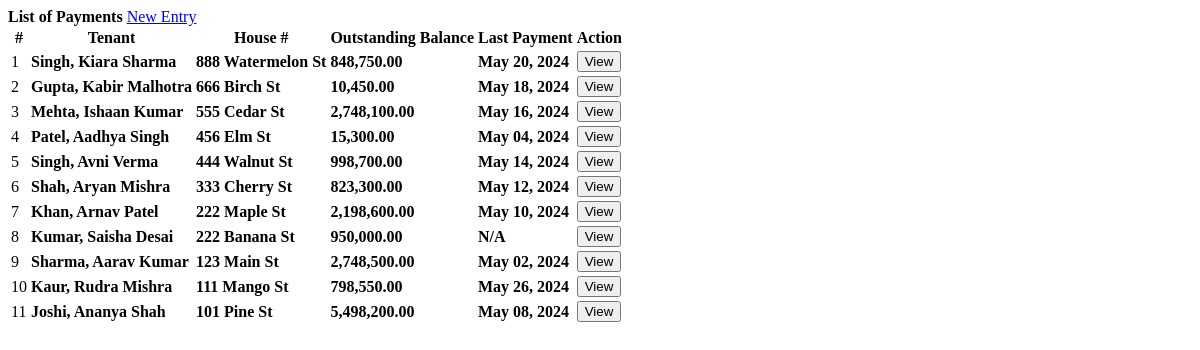
The page /payments.php on the database as committed earlier.
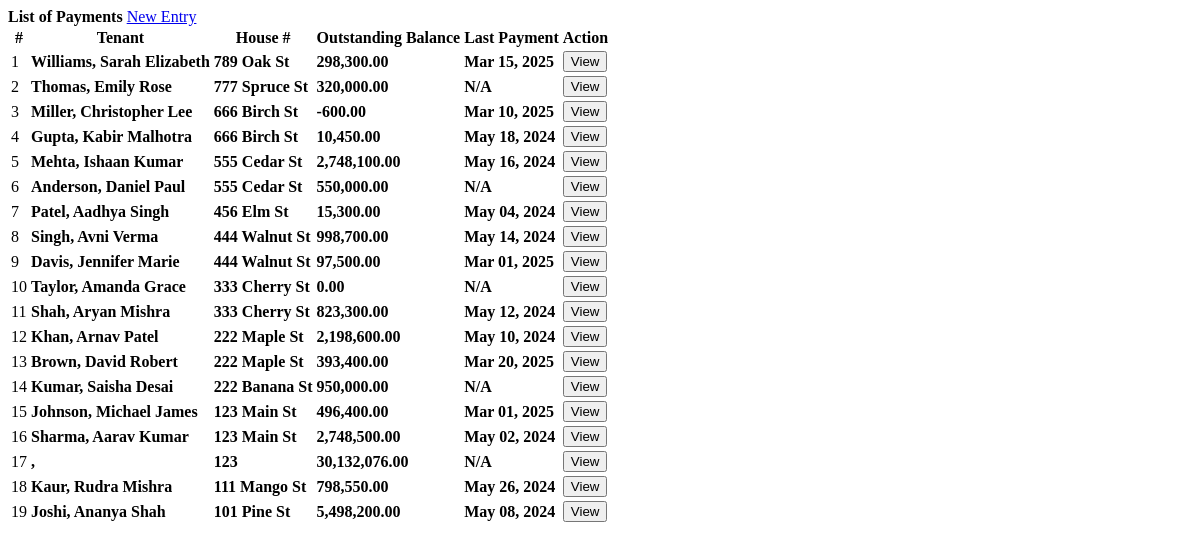
The same page on the database as committed later.
### tables this page shows
CREATE TABLE `tenants` (
  `id` int(30) NOT NULL,
  `firstname` varchar(100) NOT NULL,
  `middlename` varchar(100) NOT NULL,
  `lastname` varchar(100) NOT NULL,
  `email` varchar(100) NOT NULL,
  `contact` varchar(50) NOT NULL,
  `house_id` int(30) NOT NULL,
  `status` tinyint(1) NOT NULL DEFAULT 1 COMMENT '1 = active, 0= inactive',
  `date_in` date NOT NULL
);

CREATE TABLE `houses` (
  `id` int(30) NOT NULL,
  `house_no` varchar(50) NOT NULL,
  `category_id` int(30) NOT NULL,
  `description` text NOT NULL,
  `price` double NOT NULL
);

CREATE TABLE `payments` (
  `id` int(30) NOT NULL,
  `tenant_id` int(30) NOT NULL,
  `amount` float NOT NULL,
  `invoice` varchar(50) NOT NULL,
  `date_created` datetime NOT NULL DEFAULT current_timestamp(),
  `apartment_id` int(11) NOT NULL,
  `created_by` int(11) NOT NULL,
  `created_at` timestamp NOT NULL DEFAULT current_timestamp(),
  `verified_by` int(11) DEFAULT NULL,
  `verified_at` timestamp NOT NULL DEFAULT current_timestamp() ON UPDATE current_timestamp(),
  `status` enum('pending','completed','failed','veried') DEFAULT 'pending',
  `payment_method` enum('credit_card','bank_transfer','cash') DEFAULT 'credit_card',
  `payment_details` text DEFAULT NULL,
  `from_date` timestamp NULL DEFAULT NULL,
  `to_date` timestamp NULL DEFAULT NULL
);

### payments.php (the view, shortened to what this page needs)
<?php include('db_connect.php');?>
<div class="container-fluid">
	<div class="col-lg-12">
		<div class="row">
			<div class="col-md-12">
				<div class="card">
					<div class="card-header">
						<b>List of Payments</b>
						<span class="float:right"><a class="btn btn-primary btn-block btn-sm col-sm-2 float-right" href="javascript:void(0)" id="new_payment">
					<i class="fa fa-plus"></i> New Entry
				</a></span>
					</div>
					<div class="card-body">
						<table class="table table-condensed table-bordered table-hover">
							<thead>
								<tr>
									<th class="text-center">#</th>
									<th class="">Tenant</th>
									<th class="">House #</th>
									<th class="">Outstanding Balance</th>
									<th class="">Last Payment</th>
									<th class="text-center">Action</th>
								</tr>
							</thead>
							<tbody>
								<?php
								$i = 1;
								$tenants =$conn->query("SELECT t.*,concat(t.lastname,', ',t.firstname,' ',t.middlename) as name,h.house_no,h.price FROM tenants t inner join houses h on h.id = t.house_id where t.status = 1 order by h.house_no desc ");
								while($row=$tenants->fetch_assoc()):
									$months = abs(strtotime(date('Y-m-d')." 23:59:59") - strtotime($row['date_in']." 23:59:59"));
									$months = floor(($months) / (30*60*60*24));
									$payable = $row['price'] * $months;
									$paid = $conn->query("SELECT SUM(amount) as paid FROM payments where tenant_id =".$row['id']);
									$last_payment = $conn->query("SELECT * FROM payments where tenant_id =".$row['id']." order by unix_timestamp(date_created) desc limit 1");
									$paid = $paid->num_rows > 0 ? $paid->fetch_array()['paid'] : 0;
									$last_payment = $last_payment->num_rows > 0 ? date("M d, Y",strtotime($last_payment->fetch_array()['date_created'])) : 'N/A';
									$outstanding = $payable - $paid;
								?>
								<tr>
									<td class="text-center"><?php echo $i++ ?></td>
									<td class="">
										 <p> <b><?php echo ucwords($row['name']) ?></b></p>
									</td>
									<td class="">
										 <p> <b><?php echo $row['house_no'] ?></b></p>
									</td>
									<td class="text-right">
										 <p> <b><?php echo number_format($outstanding,2) ?></b></p>
									</td>
									<td class="">
										 <p><b><?php echo  $last_payment ?></b></p>
									</td>
									<td class="text-center">
										<button class="btn btn-sm btn-primary view_payment" type="button" data-id="<?php echo $row['id'] ?>" >View</button>
									</td>
								</tr>
								<?php endwhile; ?>
							</tbody>
						</table>
					</div>
				</div>
			</div>
		</div>
	</div>
</div>

Rows that differ between the two databases and show on the page:
no longer on this page (row edited): tenants: name "Singh, Kiara Sharma", house.house_no "888 Watermelon St", outstanding "848,750.00", payments.date_created "May 20, 2024"
added tenants: name "Williams, Sarah Elizabeth", house.house_no "789 Oak St", outstanding "298,300.00", payments.date_created "Mar 15, 2025"
added tenants: name "Thomas, Emily Rose", house.house_no "777 Spruce St", outstanding "320,000.00", last_payment "N/A"
added tenants: name "Miller, Christopher Lee", house.house_no "666 Birch St", outstanding "-600.00", payments.date_created "Mar 10, 2025"
added tenants: name "Anderson, Daniel Paul", house.house_no "555 Cedar St", outstanding "550,000.00", last_payment "N/A"
added tenants: name "Davis, Jennifer Marie", house.house_no "444 Walnut St", outstanding "97,500.00", payments.date_created "Mar 01, 2025"
added tenants: name "Taylor, Amanda Grace", house.house_no "333 Cherry St", outstanding "0.00", last_payment "N/A"
added tenants: name "Brown, David Robert", house.house_no "222 Maple St", outstanding "393,400.00", payments.date_created "Mar 20, 2025"
added tenants: name "Johnson, Michael James", house.house_no "123 Main St", outstanding "496,400.00", payments.date_created "Mar 01, 2025"
added tenants: name ",", house.house_no "123", outstanding "30,132,076.00", last_payment "N/A"
